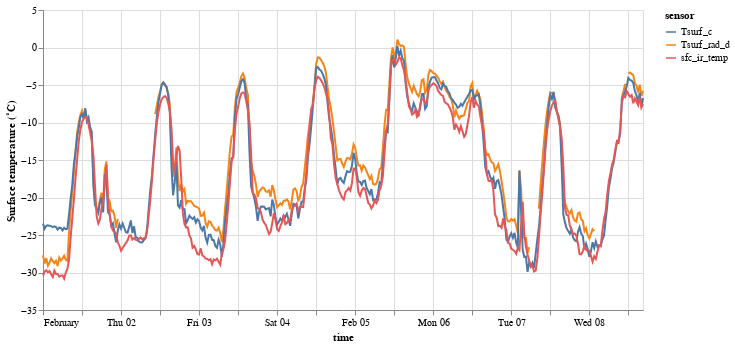

The notebook cell saved with this chart:
### Code cell
alt.Chart(src.reset_index()).transform_fold(
    ['Tsurf_rad_d', 'Tsurf_c', 'sfc_ir_temp']
).mark_line().encode(
    alt.X("time:T"),
    alt.Y("value:Q").title('Surface temperature (˚C)'),
    alt.Color("key:N").title("sensor")
).properties(width = 600).display(renderer='svg')

### Figure 1 — Vega-Lite specification as saved in the notebook (floating-point values rounded to 4 significant figures; data arrays with more than 128 entries replaced by an {"elided": "..."} marker saying what was removed)
{"config": {"view": {"continuousWidth": 300, "continuousHeight": 300}}, "data": {"name": "data-0ab7b79e900373f4802d80ab95fe2679"}, "mark": {"type": "line"}, "encoding": {"color": {"field": "key", "title": "sensor", "type": "nominal"}, "x": {"field": "time", "type": "temporal"}, "y": {"field": "value", "title": "Surface temperature (˚C)", "type": "quantitative"}}, "transform": [{"fold": ["Tsurf_rad_d", "Tsurf_c", "sfc_ir_temp"]}], "width": 600, "$schema": "https://vega.github.io/schema/vega-lite/v5.20.1.json", "datasets": {"data-0ab7b79e900373f4802d80ab95fe2679": {"elided": "370 records"}}}
